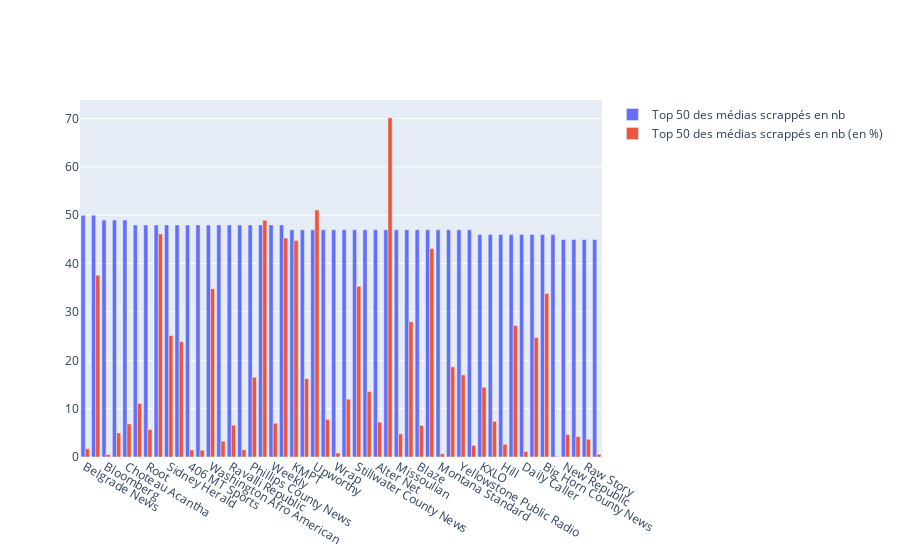

Source (notebook cell):
### Code cell
fig = go.Figure(data=[
    go.Bar(name="Top 50 des médias scrappés en nb", x=df_res.sort_values("nb_liens_scrapped", ascending=False).iloc[:50].loc[:, "_id"], y=df_res.sort_values("nb_liens_scrapped", ascending=False).iloc[:50].loc[:, "nb_liens_scrapped"]),
    go.Bar(name="Top 50 des médias scrappés en nb (en %)",x=df_res.sort_values("nb_liens_scrapped", ascending=False).iloc[:50].loc[:, "_id"], y=df_res.sort_values("nb_liens_scrapped", ascending=False).iloc[:50].loc[:, "%_liens_scrappés"])
])
# Change the bar mode
fig.update_xaxes(tickangle=30)
fig.show()

### Figure 1 — Plotly figure (JSON) as saved in the notebook; plotly's stock layout.template omitted (floating-point values rounded to 4 significant figures)
{"data": [{"name": "Top 50 des médias scrappés en nb", "type": "bar", "x": ["Belgrade News", "Vox", "Bloomberg", "Buzz Feed", "Choteau Acantha", "Glacier Reporter", "Root", "El Tiempo Latino", "Sidney Herald", "Lake County Leader", "406 MT Sports", "Montana Right Now", "Washington Afro American", "Fairfield Sun Times", "Ravalli Republic", "KULR 8", "Phillips County News", "Georgetowner", "Weekly", "KXLF", "KMPT", "Elite Daily", "Upworthy", "Monitor", "Wrap", "Week", "Stillwater County News", "Salon", "Alter Net", "Univision", "Missoulian", "Benzinga", "Blaze", "Telemundo Washington DC", "Montana Standard", "USA News", "Yellowstone Public Radio", "Roundup", "KXLO", "ZD Net", "Hill", "National Memo", "Daily Caller", "NBC Washington", "Big Horn County News", "CBS", "New Republic", "Vanity Fair", "Raw Story", "National Review"], "y": [50, 50, 49, 49, 49, 48, 48, 48, 48, 48, 48, 48, 48, 48, 48, 48, 48, 48, 48, 48, 47, 47, 47, 47, 47, 47, 47, 47, 47, 47, 47, 47, 47, 47, 47, 47, 47, 47, 46, 46, 46, 46, 46, 46, 46, 46, 45, 45, 45, 45]}, {"name": "Top 50 des médias scrappés en nb (en %)", "type": "bar", "x": ["Belgrade News", "Vox", "Bloomberg", "Buzz Feed", "Choteau Acantha", "Glacier Reporter", "Root", "El Tiempo Latino", "Sidney Herald", "Lake County Leader", "406 MT Sports", "Montana Right Now", "Washington Afro American", "Fairfield Sun Times", "Ravalli Republic", "KULR 8", "Phillips County News", "Georgetowner", "Weekly", "KXLF", "KMPT", "Elite Daily", "Upworthy", "Monitor", "Wrap", "Week", "Stillwater County News", "Salon", "Alter Net", "Univision", "Missoulian", "Benzinga", "Blaze", "Telemundo Washington DC", "Montana Standard", "USA News", "Yellowstone Public Radio", "Roundup", "KXLO", "ZD Net", "Hill", "National Memo", "Daily Caller", "NBC Washington", "Big Horn County News", "CBS", "New Republic", "Vanity Fair", "Raw Story", "National Review"], "y": [1.72, 37.59, 0.52, 4.98, 6.85, 11.09, 5.69, 46.15, 25.13, 23.88, 1.46, 1.4, 34.78, 3.29, 6.58, 1.5, 16.49, 48.98, 6.98, 45.28, 44.76, 16.21, 51.09, 7.76, 0.83, 11.96, 35.34, 13.54, 7.21, 70.15, 4.78, 27.98, 6.52, 43.12, 0.69, 18.65, 16.97, 2.4, 14.42, 7.37, 2.64, 27.22, 1.15, 24.73, 33.82, 0.14, 4.64, 4.23, 3.67, 0.56]}], "layout": {"xaxis": {"tickangle": 30}}}
